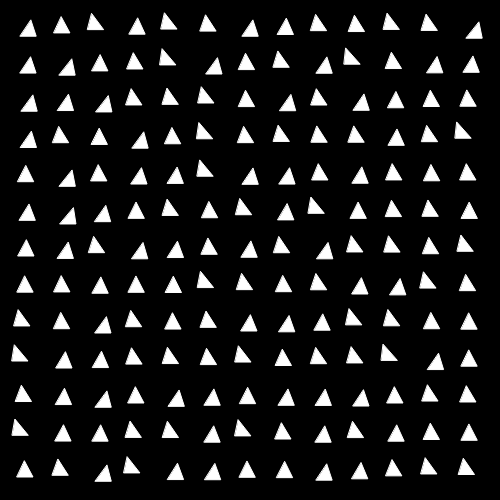
Frame 1 (no input)
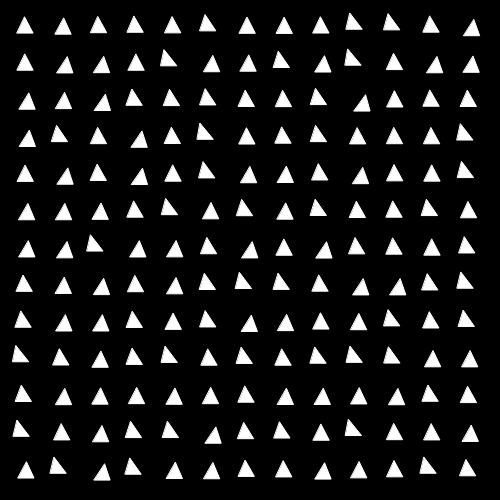
Frame 60 (no input)
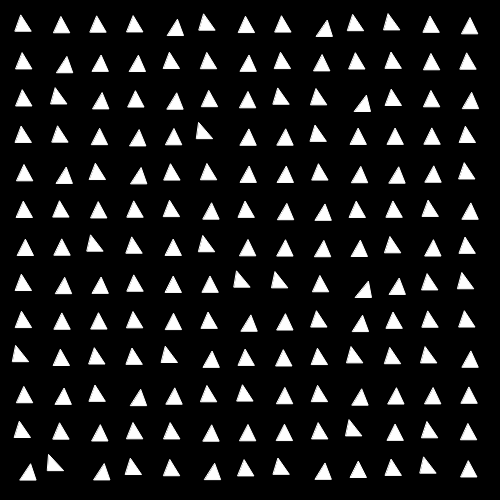
Frame 120 (the mouse pressed at the canvas centre since frame 60)

The p5.js sketch that drew these frames (run headless with seeded random() and noise() and a simulated clock; from frame 60 on, the mouse is pressed at the canvas centre):

// p5.js sketch
// ── sketch.js
/* set raster and margin/gutter */
var FIELD = 32;
var MARGIN = 5;

var triangles = [];

/* perlin noise offset */
var xoff = 0;

function setup() {
  createCanvas( 500, 500 );

  /* move raster into the center of the canvas */
  var orig_x = ( ( width - ( FIELD + MARGIN ) ) % ( FIELD + MARGIN ) ) / 2;
  var orig_y = ( ( height - ( FIELD + MARGIN ) ) % ( FIELD + MARGIN ) ) / 2;

  /* create raster with margin between fields */
  for ( var y = orig_y; y < (height - FIELD); y += (FIELD + MARGIN) ) {
    for ( var x = orig_x; x < (width - FIELD); x += (FIELD + MARGIN) ) {
      triangles.push( new Triangle( x, y, FIELD ) );
    }
  }
}

function draw() {
  background( 0 );
  stroke( 255 );
  // noFill();

  var allTriangles = triangles.length;
  var i = 0;
  for ( ; i < allTriangles; i++ ) {
    triangles[ i ].redraw( xoff + i * 10 );
    triangles[ i ].display();
  }
  xoff += 0.005;

}

// ── triangle.js
function Triangle ( x, y, limit ) {

  // define upper left corner of raster field
  this.x_reference = x;
  this.y_reference = y;

  // define lower right corner of raster field
  this.x_limit = x + limit;
  this.y_limit = y + limit;

  // draw three points within the raster field
  this.p1 = createVector( Math.floor( random( x, x + limit * 0.3 ) ), Math.floor( random( y, y + limit * 0.3 ) ) );
  this.p2 = createVector( Math.floor( random( x + limit * 0.6, x + limit ) ), Math.floor( random( y, y + limit * 0.3 ) ) );
  this.p3 = createVector( Math.floor( random( x + limit * 0.4, x + limit * 0.6 ) ), random( y + limit * 0.6, y + limit ) );

  // draw the triangle
  this.display = function() {
    // for debugging: create rectangle to check raster
    // rect( this.x_reference, this.y_reference, limit, limit );
    triangle( this.p1.x, this.p1.y, this.p2.x, this.p2.y,this.p3.x, this.p3.y );
  };

  // move the three points
  this.redraw = function ( xoff ) {
    this.p1.x = map( noise( xoff ), 0, 1, this.x_reference, this.x_limit );
    this.p1.y = map( noise( xoff ), 0, 1, this.y_reference, this.y_reference + limit * .5 );

    this.p2.x = map( noise( xoff ), 0, 1, this.x_reference + limit * .5, this.x_limit );
    this.p2.y = map( noise( xoff ), 0, 1, this.y_reference + limit * .5, this.y_limit );

    this.p3.x = map( noise( xoff ), 0, 1, this.x_reference, this.x_reference + limit * .5 );
    this.p3.y = map( noise( xoff ), 0, 1, this.y_reference + limit * .5, this.y_limit );
  }
}
